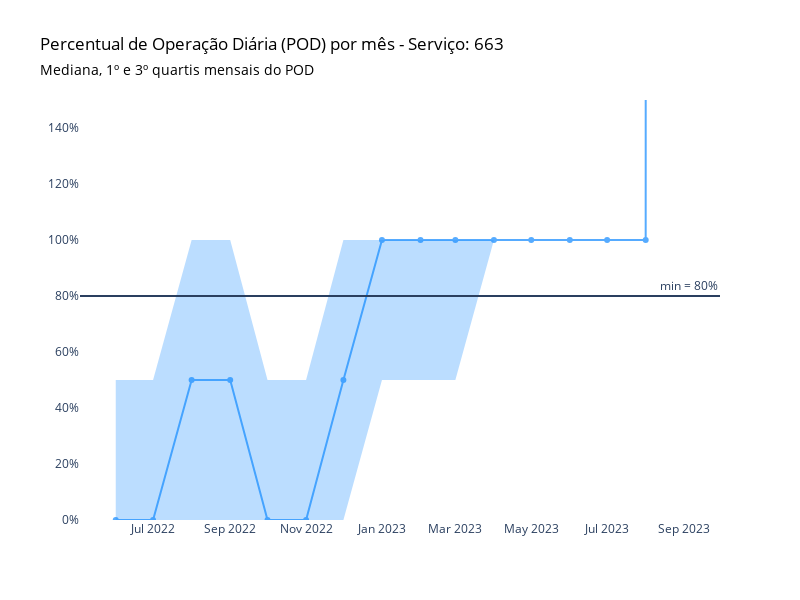

The cell this chart's notebook holds for it:
### Code cell
# Criar o gráfico de linha
fig = go.Figure()

# Adicionando área sombreada para pod_pre_reprocessamento
fig.add_trace(go.Scatter(x=median_pre.index, y=q1_pre.values, 
                         line=dict(width=0), fill=None, mode='lines', name='Q1 Pre'))
fig.add_trace(go.Scatter(x=median_pre.index, y=q3_pre.values, 
                         fill='tonexty', fillcolor='rgba(30,144,255,0.3)', mode='lines', name='Q3 Pre', 
                         line=dict(width=0))) 

# Adicionando a linha da mediana para pod_pre_reprocessamento
fig.add_trace(go.Scatter(x=median_pre.index, y=median_pre.values,
                    mode='lines+markers',
                    name='Mediana Antes do Reprocessamento',
                    marker=dict(color='dodgerblue'),
                    opacity=0.75))

# Configurar layout e outros parâmetros do gráfico
fig.update_layout(
    title=dict(text="Percentual de Operação Diária (POD) por mês - Serviço: 663", font=dict(color='black')),
    showlegend=False,
    yaxis_range=[0, 150],
    yaxis_ticksuffix="%",
    width=800,
    height=600,
    plot_bgcolor='white',
    xaxis=dict(showgrid=False, zeroline=False),
    yaxis=dict(showgrid=False, zeroline=False),
    # Adicionando anotações para o subtítulo com cores específicas
    annotations=[
        dict(
            x=-0.065,
            y=1.10,
            xref='paper',
            yref='paper',
            xanchor='left',
            text='Mediana, 1º e 3º quartis mensais do POD',
            showarrow=False,
            font=dict(color='black', size=14)  # Aplicando a cor do título
        )
    ]
)

# Adicionar linha horizontal para indicar o mínimo de 80%
fig.add_hline(y=80, annotation_text="min = 80%")

fig.show()

### Figure 1 — Plotly figure (JSON) as saved in the notebook; plotly's stock layout.template omitted (floating-point values rounded to 4 significant figures)
{"data": [{"line": {"width": 0}, "mode": "lines", "name": "Q1 Pre", "type": "scatter", "x": ["2022-06", "2022-07", "2022-08", "2022-09", "2022-10", "2022-11", "2022-12", "2023-01", "2023-02", "2023-03", "2023-04", "2023-05", "2023-06", "2023-07", "2023-08", "2023-09"], "y": [0, 0, 0, 0, 0, 0, 0, 49.99, 50, 50, 100.0, 100, 100, 100, 100, 100000.0]}, {"fill": "tonexty", "fillcolor": "rgba(30,144,255,0.3)", "line": {"width": 0}, "mode": "lines", "name": "Q3 Pre", "type": "scatter", "x": ["2022-06", "2022-07", "2022-08", "2022-09", "2022-10", "2022-11", "2022-12", "2023-01", "2023-02", "2023-03", "2023-04", "2023-05", "2023-06", "2023-07", "2023-08", "2023-09"], "y": [50, 50, 100, 100, 50, 50, 100, 100, 100.0, 100.0, 100.0, 100, 100, 100, 100, 100000.0]}, {"marker": {"color": "dodgerblue"}, "mode": "lines+markers", "name": "Mediana Antes do Reprocessamento", "opacity": 0.75, "type": "scatter", "x": ["2022-06", "2022-07", "2022-08", "2022-09", "2022-10", "2022-11", "2022-12", "2023-01", "2023-02", "2023-03", "2023-04", "2023-05", "2023-06", "2023-07", "2023-08", "2023-09"], "y": [0, 0, 50, 50, 0, 0, 50, 100, 100.0, 100.0, 100.0, 100, 100, 100, 100, 100000.0]}], "layout": {"annotations": [{"font": {"color": "black", "size": 14}, "showarrow": false, "text": "Mediana, 1º e 3º quartis mensais do POD", "x": -0.065, "xanchor": "left", "xref": "paper", "y": 1.1, "yref": "paper"}, {"showarrow": false, "text": "min = 80%", "x": 1, "xanchor": "right", "xref": "x domain", "y": 80, "yanchor": "bottom", "yref": "y"}], "height": 600, "plot_bgcolor": "white", "shapes": [{"type": "line", "x0": 0, "x1": 1, "xref": "x domain", "y0": 80, "y1": 80, "yref": "y"}], "showlegend": false, "title": {"font": {"color": "black"}, "text": "Percentual de Operação Diária (POD) por mês - Serviço: 663"}, "width": 800, "xaxis": {"showgrid": false, "zeroline": false}, "yaxis": {"range": [0, 150], "showgrid": false, "ticksuffix": "%", "zeroline": false}}}
